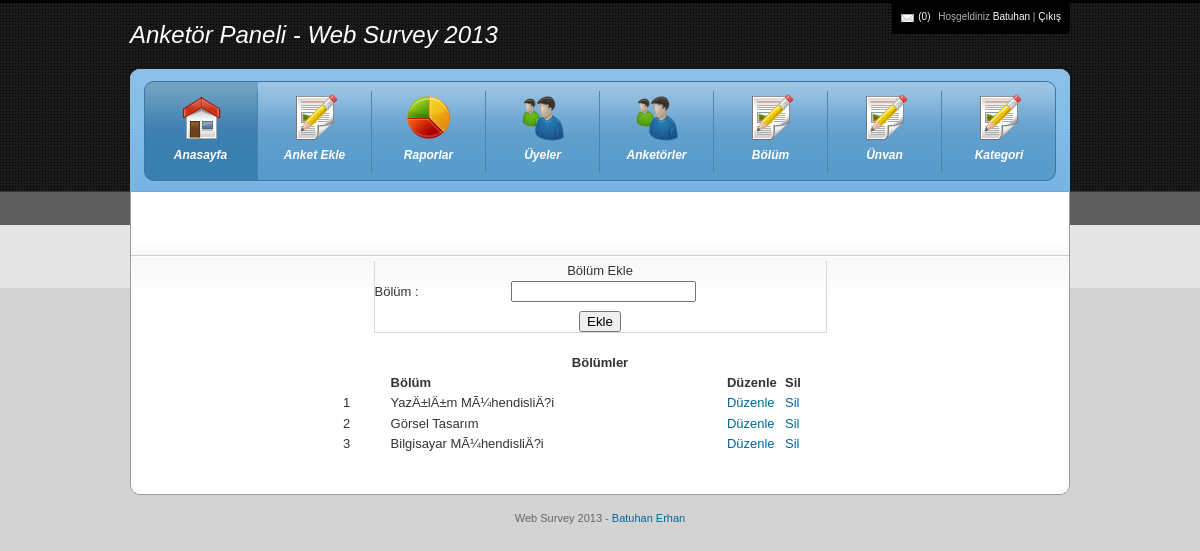
/aindex.php?s=bolum (signed in), run on the app's committed database.
### tables this page shows
CREATE TABLE IF NOT EXISTS `anketor` (
  `id` int(11) NOT NULL AUTO_INCREMENT,
  `adi_soyadi` varchar(255) NOT NULL,
  `unvan_id` int(11) NOT NULL,
  `mail` varchar(255) NOT NULL,
  `sifre` varchar(255) NOT NULL,
  PRIMARY KEY (`id`)
);

CREATE TABLE IF NOT EXISTS `bolum` (
  `id` int(11) NOT NULL AUTO_INCREMENT,
  `bolum` varchar(255) NOT NULL,
  PRIMARY KEY (`id`)
);

### aindex.php (the view, shortened to what this page needs)
<?php
	if($_SESSION["y_id"]){
	$y_al = mysql_fetch_assoc(mysql_query("SELECT * FROM anketor where id='$_SESSION[y_id]'"));
	$mesaj = mysql_fetch_assoc(mysql_query("SELECT COUNT(*) as say FROM mesaj where kime='$_SESSION[y_id]'"));
?>
<!DOCTYPE html PUBLIC "-//W3C//DTD XHTML 1.0 Transitional//EN" "http://www.w3.org/TR/xhtml1/DTD/xhtml1-transitional.dtd">
<html xmlns="http://www.w3.org/1999/xhtml">
<head>
<link rel="stylesheet" type="text/css" href="css/960.css" />
<link rel="stylesheet" type="text/css" href="css/reset.css" />
<link rel="stylesheet" type="text/css" href="css/text.css" />
<link rel="stylesheet" type="text/css" href="css/blue.css" />
<link type="text/css" href="css/smoothness/ui.css" rel="stylesheet" />
</head>
<body>
<div class="container_16" id="wrapper">
	<div class="grid_8" id="logo">Anketör Paneli - Web Survey 2013</div>
    <div class="grid_8">
      <div id="user_tools"><span><a href="aindex.php?s=amesaj&id=<?=$y_al["id"]?>" class="mail">(<?=$mesaj["say"];?>)</a> Hoşgeldiniz <a href="aindex.php?s=anketorduzenle&id=<?=$y_al["id"]?>"><?php echo $y_al["adi_soyadi"]; ?></a> |  <a href="aindex.php?s=cikis&y=1">Çıkış</a></span></div>
    </div>
<div class="grid_16" id="header">
<div id="menu">
	<ul class="group" id="menu_group_main">
		<li class="item first" id="one"><a href="aindex.php" class="main current"><span class="outer"><span class="inner dashboard">Anasayfa</span></span></a></li>
        <li class="item middle" id="two"><a href="aindex.php?s=anketekle" class="main"><span class="outer"><span class="inner content">Anket Ekle</span></span></a></li>
        <li class="item middle" id="three"><a href="aindex.php?s=arapor"><span class="outer"><span class="inner reports png">Raporlar</span></span></a></li>
        <li class="item middle" id="four"><a href="aindex.php?s=uyeler" class="main"><span class="outer"><span class="inner users">Üyeler</span></span></a></li>
		 <li class="item middle" id="four"><a href="aindex.php?s=anketor" class="main"><span class="outer"><span class="inner users">Anketörler</span></span></a></li>
		<li class="item middle" id="two"><a href="aindex.php?s=bolum" class="main"><span class="outer"><span class="inner content">Bölüm</span></span></a></li>
		<li class="item middle" id="two"><a href="aindex.php?s=unvan" class="main"><span class="outer"><span class="inner content">Ünvan</span></span></a></li>
		<li class="item last" id="two"><a href="aindex.php?s=kategori" class="main"><span class="outer"><span class="inner content">Kategori</span></span></a></li>
    </ul>
</div>
</div>
    <div class="grid_16" id="content">
    <div id="portlets">
    <?php
			if($_GET["s"]=="cikis"){
				include("cikis.php");
			}else if($_GET["s"]=="anketorduzenle"){
				include("anketorduzenle.php");
			}else if($_GET["s"]=="amesaj"){
				include("amesaj.php");
			}else if($_GET["s"]=="kategori"){
				include("kategori.php");
			}else if($_GET["s"]=="unvan"){
				include("unvan.php");
			}else if($_GET["s"]=="bolum"){
				include("bolum.php");
			}else if($_GET["s"]=="anketor"){
				include("anketor.php");
			}else if($_GET["s"]=="uyeler"){
				include("uyeler.php");
			}else if($_GET["s"]=="anketekle"){
				include("anketekle.php");
			}else if($_GET["s"]=="soruekle"){
				include("soruekle.php");
			}else if($_GET["s"]=="sikekle"){
				include("sikekle.php");
			}else if($_GET["s"]=="anketson"){
				include("anketson.php");
			}else if($_GET["s"]=="arapor"){
				include("arapor.php");
			}else if($_GET["s"]=="anketduzenle"){
				include("anketduzenle.php");
			}else if($_GET["s"]=="gonder"){
				include("gonder.php");
			}else if($_GET["s"]=="soruduzenle"){
				include("soruduzenle.php");
			}else{
				include("a.php");
			}
					?>
   </div>
  </div>
</div>
<div class="container_16" id="footer">
Web Survey 2013 - <a href="#">Batuhan Erhan</a></div>
</body>
</html>
<?php
	}
?>

### bolum.php (shortened to what this page needs)
<center>
<p><br><br>
<form method="post" enctype="multipart/form-data" name="example" action="<?=$PHP_SELF;?>">
<table width="453" align="center"  cellpadding="3"
      cellspacing="0" class="liste" id="tablo"
      style="BORDER-RIGHT: #d1d9e1 1px solid; BORDER-TOP: medium none; BORDER-LEFT: #d1d9e1 1px solid; BORDER-BOTTOM: #d1d9e1 1px solid">
  <tr>
    <td height="16" colspan="2"><div align="center" class="baslik">
      <div align="center" class="tablobaslik">Bölüm Ekle</div>
    </div></td>
  </tr>
  <tr>
    <td width="125" height="30">Bölüm   : </td>
    <td width="289"><input type="text" name="bolum" value="<?=$k["bolum"];?>"/></td>
  </tr>
  <tr>
    <td colspan="2"><div align="center">
      <input type="submit" class="buton" <?= $_GET["id"] ? 'name="update" id="update" value="Guncelle"' : 'name="add" id="add" value="Ekle"'?> />
      </div></td>
  </tr>
</table></form>
</p>
<table width="514" height="102" border="1">
<tr>
  <th colspan="5" scope="col">Bölümler</th>
  </tr>
  <tr class="s">
  <th width="45" scope="col"></th>
    <th width="318" scope="col">Bölüm</th>
    <th width="55" scope="col">Düzenle</th>
    <th width="68" scope="col">Sil</th>
    </tr>
  <?php
  $i=0;
  $s = mysql_query("select * from bolum order by id");
while ($lis = mysql_fetch_array($s)) {
	$i++;
  ?>
  <tr>
  	<td><?=$i;?></td>
    <td><?=$lis["bolum"];?></td>
    <td><a href="aindex.php?s=bolum&id=<?=$lis["id"];?>">Düzenle</a></td>
    <td><a href="aindex.php?s=bolum&del=<?=$lis["id"];?>">Sil</a></td>
    </tr>
    <?php
  }
   ?>
</table>
<p><p></center>

### css/960.css (style rules this page uses)
.container_12,.container_16 { margin-left:auto;margin-right:auto;width:960px }
.grid_1,.grid_2,.grid_3,.grid_4,.grid_5,.grid_6,.grid_7,.grid_8,.grid_9,.grid_10,.grid_11,.grid_12,.grid_13,.grid_14,.grid_15,.grid_16 { display:inline;float:left;margin-left:10px;margin-right:10px }
.container_12 .grid_6,.container_16 .grid_8 { width:460px }
.container_12 .grid_12,.container_16 .grid_16 { width:940px }

### css/text.css (style rules this page uses)
body { font:13px/1.5 "Trebuchet MS", Arial, Helvetica, sans-serif }
ul { list-style:disc }
li { margin-left:0px }
p,dl,hr,h1,h2,h3,h4,h5,h6,ol,ul,pre,table,address,fieldset { margin-bottom:20px }

### css/blue.css (style rules this page uses)
body { background:url(../images/bg.gif) repeat-x left top #d4d3d3; font-family:"Trebuchet MS", Arial, Helvetica, sans-serif; font-size: 13px; color: #333; }
a, a:active, a:link, a:visited { text-decoration:none; color: #069; }
#logo { font-size:24px; font-style:italic; font-weight:normal; color:white; line-height:69px; }
#header { background:url(../images/bg_header_blue.gif) left top no-repeat; height:123px; }
#content { background:url(../images/bg_content.gif) left top repeat-x #FFFFFF; width:938px !important; border-left:1px solid #9c9c9c; border-right:1px solid #9c9c9c; padding: 10px 0px; }
#wrapper { padding-bottom:10px !important; background:url(../images/bg_content_bottom.gif) center bottom no-repeat; }
#footer { text-align:center; padding:15px 0px; color: #666; font-size:11px; }
#user_tools { background:url(../images/bg_usertools_right.gif) right top no-repeat; height:34px; padding-right:9px; float:right; }
#user_tools span { background:url(../images/bg_usertools_left.gif) left top no-repeat #000000; height:34px; padding-left:9px; line-height: 34px; font-size:10px; color: #b0b0b0; display:block; float:right; }
#user_tools a { color: #FFF; text-decoration:none; }
#user_tools a.mail { background: url(../images/icon_mail_small.gif) left 2px no-repeat; padding-left:17px; margin-right:5px; }
#menu { float: left; }
#menu ul.group { margin: 12px 0px 0px 14px; padding: 0px 0px 0px; list-style: none; float: left; z-index:4; }
#menu ul.group li { display: inline; float: left; position: static; z-index: 5; margin-left:0px !important; }
#menu ul.group li a { display: block; float: left; height: 100px; width: 114px; overflow:hidden; font-size: 12px; font-weight: bold; font-style: italic; color: white; text-decoration:none; text-align:center; z-index:6; }
#menu ul.group li a * { cursor: pointer; }
#menu ul.group li a span.outer { display: block; height: 90px; padding-top: 10px }
#menu ul.group li a span.inner { display: block; padding: 55px 10px 9px 10px; white-space: nowrap; background-repeat: no-repeat; background-position: 50% 3px; }
#menu ul.group li a { background:url('../images/navigation_background_blue.gif') repeat-x top left; }
#menu ul.group li.first a { background:url('../images/navigation_first_blue.gif') no-repeat top left; }
#menu ul.group li.last a { background:url('../images/navigation_last_blue.gif') no-repeat top right; }
#menu ul.group li.last a span.inner { border: none !important; }
#menu ul.group li a:hover, #menu ul.group li a.hover { background-position: bottom left; text-decoration: none; }
#menu ul.group li.last a:hover, #menu ul.group li.last a.hover { background-position: bottom right; }
#menu ul.group li a.current { background-position: bottom left; text-decoration: none; }
#menu ul.group li.first a.current { background-position: bottom left; }
#menu ul.group li a span.inner { border-right: 1px solid #4985b2; }
#menu .dashboard { background-image: url(../images/icon_dashboard.png); background-repeat: no-repeat; }
#menu .content { background-image: url(../images/icon_edit.png); background-repeat: no-repeat; }
#menu .reports { background-image: url(../images/icon_reports.png); background-repeat: no-repeat; }
#menu .users { background-image: url(../images/icon_users.png); background-repeat: no-repeat; }
#portlets { padding:0px 10px; }
input[type=text] { display:block !important; }

### bolum.php (style rules this page uses)
.s { text-align: left; }

### data on the page
anketor: adi_soyadi "Batuhan"
bolum: bolum "YazÄ±lÄ±m MÃ¼hendisliÄ?i"
bolum: bolum "Görsel Tasarım"
bolum: bolum "Bilgisayar MÃ¼hendisliÄ?i"

### other printed values
$mesaj["say"] "0"
